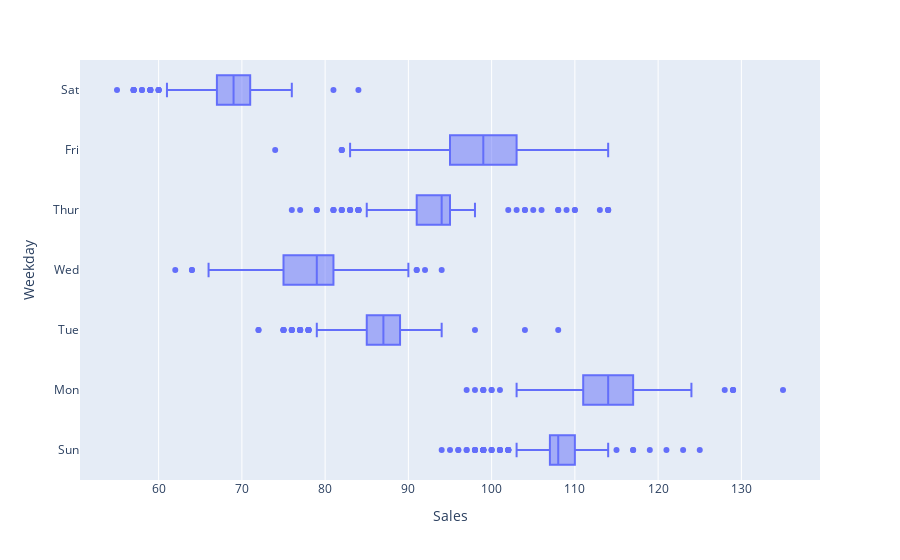

Notebook code for this chart:
### Code cell
px.box(df, x="Sales" , y = "Weekday")

### Figure 1 — Plotly figure (JSON) as saved in the notebook; plotly's stock layout.template omitted (floating-point values rounded to 4 significant figures; data arrays with more than 128 entries replaced by an {"elided": "..."} marker saying what was removed)
{"data": [{"alignmentgroup": "True", "hovertemplate": "Sales=%{x}<br>Weekday=%{y}<extra></extra>", "legendgroup": "", "marker": {"color": "#636efa"}, "name": "", "notched": false, "offsetgroup": "", "orientation": "h", "showlegend": false, "type": "box", "x": {"elided": "1923 int values"}, "x0": " ", "xaxis": "x", "y": {"elided": "1923 str values"}, "y0": " ", "yaxis": "y"}], "layout": {"autosize": true, "boxmode": "group", "legend": {"tracegroupgap": 0}, "margin": {"t": 60}, "xaxis": {"anchor": "y", "autorange": true, "domain": [0, 1], "range": [50.56, 139.4], "title": {"text": "Sales"}, "type": "linear"}, "yaxis": {"anchor": "x", "autorange": true, "domain": [0, 1], "range": [-0.5, 6.5], "title": {"text": "Weekday"}, "type": "category"}}}
